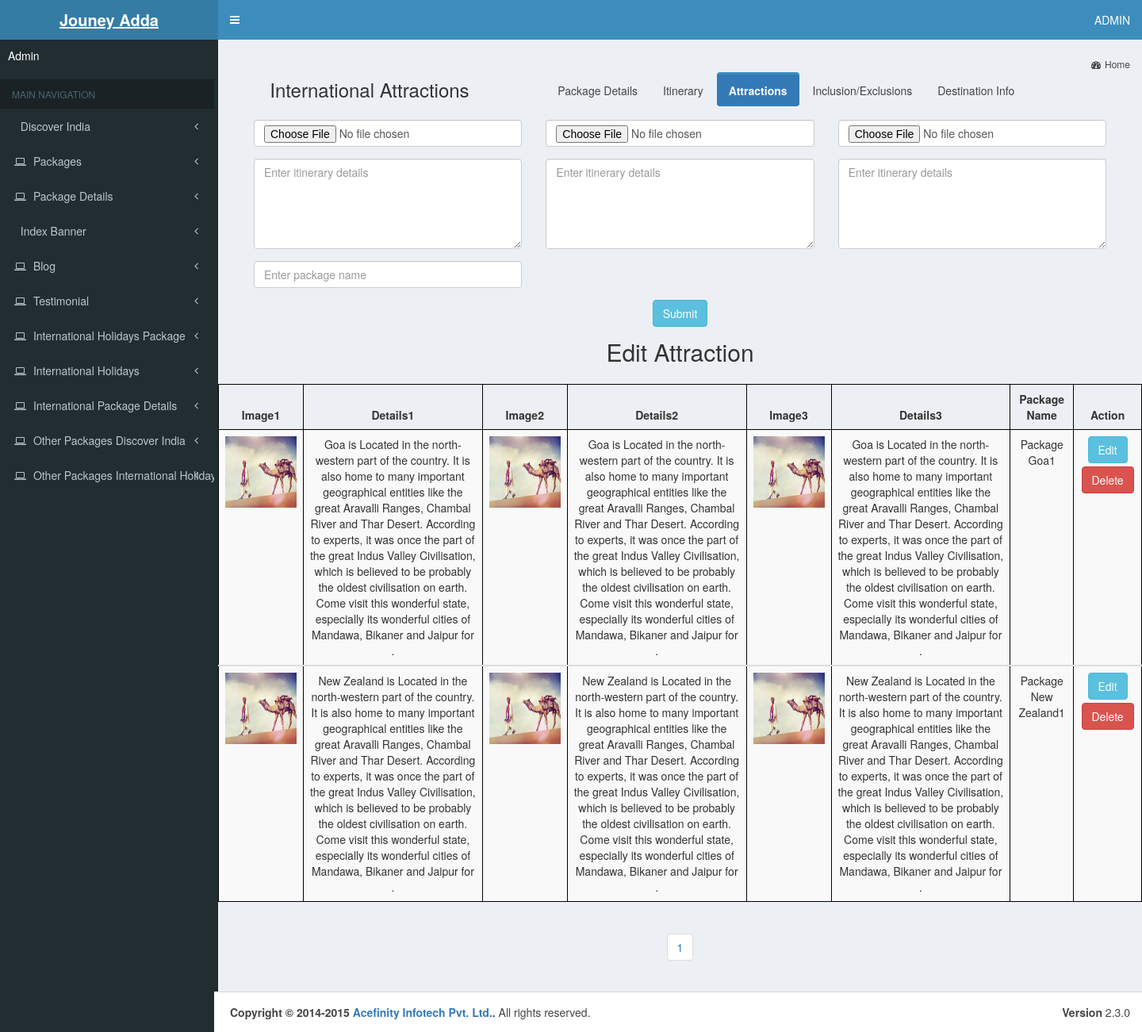
/admin-journey/international_attractions.php, run on the app's committed database.
### tables this page shows
CREATE TABLE `international_attractions` (
  `id` int(225) NOT NULL,
  `image1` varchar(2000) NOT NULL,
  `image2` varchar(2000) NOT NULL,
  `image3` varchar(2000) NOT NULL,
  `detail1` varchar(5000) NOT NULL,
  `detail2` varchar(5000) NOT NULL,
  `detail3` varchar(5000) NOT NULL,
  `package_name` varchar(5000) NOT NULL
);

### admin-journey/international_attractions.php (the view, shortened to what this page needs)
<?php
include("connect.php");
include("includes/header.php");
include("includes/left_sidebar.php");
$limit=8;
if (isset($_GET["page"])) { $page  = $_GET["page"]; } else { $page=1; };
$start_from = ($page-1) * $limit;
$query="select * from international_attractions ORDER BY id ASC LIMIT $start_from, $limit";
$data=mysqli_query($conn,$query);
?>
 <link rel="stylesheet" href="https://maxcdn.bootstrapcdn.com/bootstrap/3.3.7/css/bootstrap.min.css">
      <div class="content-wrapper">
        <section class="content-header">
          <ol class="breadcrumb">
          <li><a href="dashboard.php"><i class="fa fa-dashboard"></i>Home</a></li>
          </ol>
        </section>
        <section class="content">
          <div class="row">
            <div class="col-lg-12">
            <div class="col-md-12 member">
              <div class="form-group pb20 col-md-4"><h3 style="margin-left:6%;">International Attractions</h3></div><div class="container col-md-8" style="margin-top:1%;">
  <ul class="nav nav-pills">
    <li id="package"><a href="package_details.php">Package Details</a></li>
    <li ><a href="international_itinerary.php">Itinerary</a></li>
    <li class="active"><a href="international_attractions.php">Attractions</a></li>
    <li><a href="international_inclusion.php">Inclusion/Exclusions</a></li>
    <li><a href="international_destination.php">Destination Info</a></li>
  </ul>
</div>
</div>
<div class="col-md-12">
               <form name="image" action="international_attractions.php" method="post" enctype="multipart/form-data">
              <div class="form-group col-md-4">
              <input type="file" class="form-control" name="fileupload" placeholder="package name" required>
                 </div>
                 <div class="form-group col-md-4">
              <input type="file" class="form-control" name="fileupload1" placeholder="package name" required>
                 </div>
               <div class="form-group col-md-4">
              <input type="file" class="form-control" name="fileupload2" placeholder="package name" required>
                 </div>
                 <div class="form-group col-md-4">
              <textarea class="form-control" name="about1" placeholder="Enter itinerary details" rows="5" required></textarea>
                 </div>
                 <div class="form-group col-md-4">
              <textarea class="form-control" name="about2" placeholder="Enter itinerary details" rows="5" required></textarea>
                 </div>
                 <div class="form-group col-md-4">
              <textarea class="form-control" name="about3" placeholder="Enter itinerary details" rows="5" required></textarea>
                 </div>
				   <div class="form-group col-md-4">
              <input type="text" class="form-control" name="package" placeholder="Enter package name" required>
                 </div>
                 <div class="form-group col-md-12" style="text-align:center;"><input type="submit" class="btn btn-info" value="Submit" name="submit" ></div>
                </form>
                </div>
       </div>
       <h2 style="text-align:center;margin-top:3%;margin-bottom:2%;">Edit Attraction</h2>
	   <div class="table-responsive">
       <table class="table table-striped table-bordered text-center " style="width:1600px;">
         <thead>
            <tr>
             <th>Image1</th>
			 <th>Details1</th>
              <th>Image2</th>
			  <th>Details2</th>
               <th>Image3</th>
			   <th>Details3</th>
               <th>Package Name</th>
               <th>Action</th>
             </tr>
<?php
while($row=mysqli_fetch_assoc($data))
{
$id=$row["id"];
$image1=$row["image1"];
$image2=$row["image2"];
$image3=$row["image3"];
$package_name=$row["package_name"];
$detail1=$row["detail1"];
$detail2=$row["detail2"];
$detail3=$row["detail3"];
?>
         <tbody>
            <tr>
              <td><img src="<?php echo $image1;?>" height="90" width="90"></td>
              <td><?php echo $detail1;?></td>
               <td ><img src="<?php echo $image2;?>" height="90" width="90"></td>
              <td ><?php echo $detail2;?></td>
			  <td><img src="<?php echo $image3;?>" height="90" width="90"></td>
              <td><?php echo $detail3;?></td>
               <td ><?php echo $package_name;?></td>
              <td>
              <a href="edit_iattraction.php?e_id=<?php echo $id;?>"><button class="btn btn-info" style="margin-bottom:4px;">Edit</button></a>
<a href="delete_iattraction.php?d_id=<?php echo $id?>"><button  class="btn btn-danger">Delete</button></a>
</td>
           </tr>
         </tbody>
<?php }?>
       </table>
	   </div>
       <div class="text-center">
       <?php
$sql = "SELECT COUNT(id) FROM international_attractions";
$data = mysqli_query($conn, $sql);
$row = mysqli_fetch_row($data);
$total_records = $row[0];
$total_pages = ceil($total_records / $limit);
$pagLink = "<nav><ul class='pagination'>";
for ($i=1; $i<=$total_pages; $i++) {
             $pagLink .= "<li><a href='international_attractions.php?page=".$i."'>".$i."</a></li>";
};
echo $pagLink . "</ul></nav>";
?>
      </div>
      </div>
          </div>
      </div>
 <?php include("includes/footer.php"); ?>

### admin-journey/international_attractions.php (style rules this page uses)
.table-bordered { border: 1px solid #000; }
.table-bordered>thead>tr>th, .table-bordered>tbody>tr>td { border:1px solid #000; }

### data on the page
international_attractions: image1 (picture), detail1 "Goa is Located in the north-western part of the country. It is also home to many important geographical entities like the great Aravalli Ranges, Chambal River and Thar Desert. According to experts, it was once the part of the great Indus Valley Civilisation, which is believed to be probably the oldest civilisation on earth. Come visit this wonderful state, especially its wonderful cities of Mandawa, Bikaner and Jaipur for .", image2 (picture), detail2 "Goa is Located in the north-western part of the country. It is also home to many important geographical entities like the great Aravalli Ranges, Chambal River and Thar Desert. According to experts, it was once the part of the great Indus Valley Civilisation, which is believed to be probably the oldest civilisation on earth. Come visit this wonderful state, especially its wonderful cities of Mandawa, Bikaner and Jaipur for .", image3 (picture), detail3 "Goa is Located in the north-western part of the country. It is also home to many important geographical entities like the great Aravalli Ranges, Chambal River and Thar Desert. According to experts, it was once the part of the great Indus Valley Civilisation, which is believed to be probably the oldest civilisation on earth. Come visit this wonderful state, especially its wonderful cities of Mandawa, Bikaner and Jaipur for .", package_name "Package Goa1"
international_attractions: image1 (picture), detail1 "New Zealand is Located in the north-western part of the country. It is also home to many important geographical entities like the great Aravalli Ranges, Chambal River and Thar Desert. According to experts, it was once the part of the great Indus Valley Civilisation, which is believed to be probably the oldest civilisation on earth. Come visit this wonderful state, especially its wonderful cities of Mandawa, Bikaner and Jaipur for .", image2 (picture), detail2 "New Zealand is Located in the north-western part of the country. It is also home to many important geographical entities like the great Aravalli Ranges, Chambal River and Thar Desert. According to experts, it was once the part of the great Indus Valley Civilisation, which is believed to be probably the oldest civilisation on earth. Come visit this wonderful state, especially its wonderful cities of Mandawa, Bikaner and Jaipur for .", image3 (picture), detail3 "New Zealand is Located in the north-western part of the country. It is also home to many important geographical entities like the great Aravalli Ranges, Chambal River and Thar Desert. According to experts, it was once the part of the great Indus Valley Civilisation, which is believed to be probably the oldest civilisation on earth. Come visit this wonderful state, especially its wonderful cities of Mandawa, Bikaner and Jaipur for .", package_name "Package New Zealand1"
